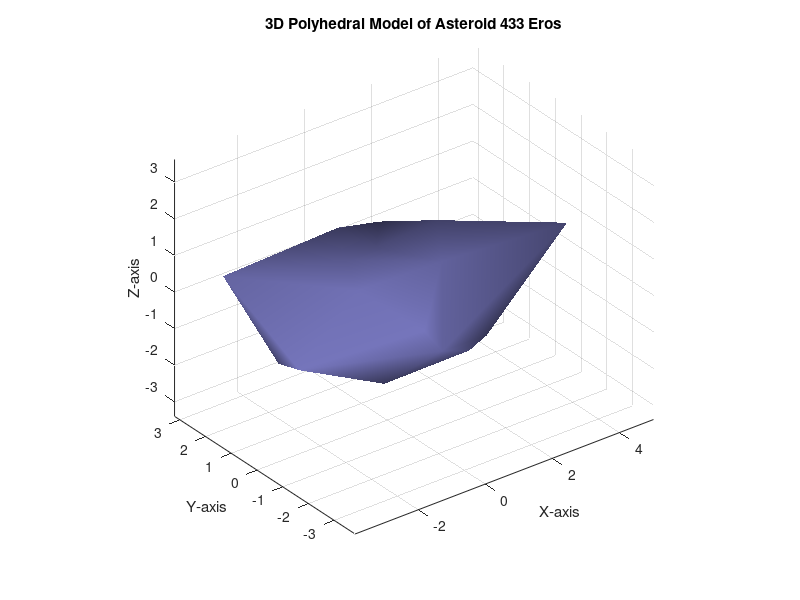

The MATLAB script that drew this image:


clc;
clear;
close all;

% Number of vertices
num_vertices = 1000;

% Generate random vertices for a rough polyhedral shape
% Define arbitrary ranges for the coordinates to emulate the Eros shape
x = randn(num_vertices, 1);
y = randn(num_vertices, 1);
z = randn(num_vertices, 1);

% Normalize the vertices to create a more asteroid-like shape (elongated ellipsoid)
scale_factor = [1.2, 0.8, 0.5]; % Example scaling factors to elongate in x and y
points = [x * scale_factor(1), y * scale_factor(2), z * scale_factor(3)];

% Perform convex hull to create a polyhedral surface
K = convhull(points);

% Create the figure
figure;
hold on;

% Plot the convex hull (polyhedron)
surf_handle = trisurf(K, points(:,1), points(:,2), points(:,3), 'FaceColor', [0.5 0.5 0.8], 'EdgeColor', 'none');
axis equal tight; % Use 'tight' for a better fit to the data
grid on;
view(3);
title('3D Polyhedral Model of Asteroid 433 Eros');
xlabel('X-axis');
ylabel('Y-axis');
zlabel('Z-axis');

% Set view properties for better visualization
lighting gouraud;
camlight('headlight');
material shiny;

% Enable rotation
rotate3d on;

% Add an annotation text object for showing gravity
text_handle = text(0, 0, 0, '', 'Color', 'red', 'FontSize', 12, 'HorizontalAlignment', 'right', 'VerticalAlignment', 'top');

% Mouse motion callback
set(gcf, 'WindowButtonMotionFcn', @(src, event) mouseMove(src, points, text_handle));

hold off; % Move hold off before the function definition

% Function to handle mouse movement
function mouseMove(~, points, text_handle)
    % Get the current point in 3D coordinates
    mouse_pos = get(gca, 'CurrentPoint'); 
    mouse_x = mouse_pos(1, 1);
    mouse_y = mouse_pos(1, 2);
    
    % Calculate nearest point using the projected 2D coordinates
    distances = sqrt((points(:, 1) - mouse_x).^2 + (points(:, 2) - mouse_y).^2);
    [~, nearest_idx] = min(distances);
    
    % Assume a simple gravity model for illustration
    G = 6.67430e-11; % Gravitational constant in m^3 kg^-1 s^-2
    M = 5.4e11; % Mass of the asteroid in kg (example value)
    
    % Calculate the gravitational force
    r = norm(points(nearest_idx, :)); % Distance from the center
    if r > 0 % Prevent division by zero
        gravity = G * M / r^2; % Gravitational acceleration (approximation)
    else
        gravity = 0; % If the distance is zero, set gravity to zero to avoid NaN
    end

    % Update text position and value
    set(text_handle, 'Position', [0.95, 0.95, 0], 'String', sprintf('Gravity: %.2e m/s^2', gravity));
end